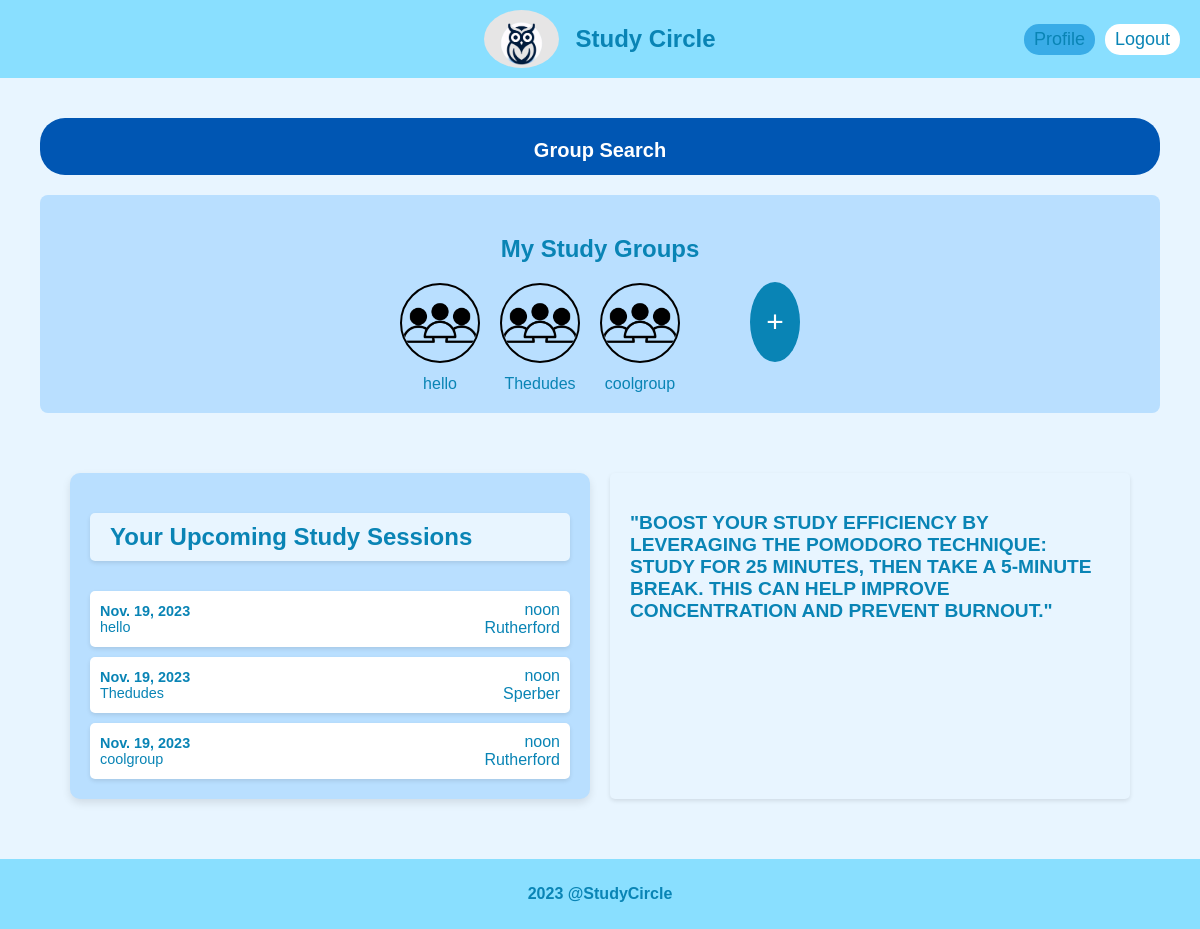
The app's page / (signed in) with its own data.
### groups/models.py (models this page shows, shortened)
class UserGroup(models.Model):
    user = models.ForeignKey(User, on_delete=models.CASCADE)
    group = models.ForeignKey(Group, on_delete=models.CASCADE)

class Group(models.Model):
    name = models.CharField(max_length=100)
    bio = models.TextField(verbose_name="Group Bio", blank=True)
    meeting_date = models.DateField(verbose_name="Meeting Date", default=datetime.date.today)
    meeting_time = models.TimeField(verbose_name="Meeting Time", default=datetime.time(12, 0))
    session_type = models.CharField(max_length=100, choices=SESSION_TYPE_CHOICES)
    dynamics = models.CharField(max_length=100, choices=GROUP_DYNAMICS_CHOICES)
    location = models.CharField(max_length=100, choices=LOCATION_CHOICES)

### core/views.py (the view)
# urls.py: path('', views.index, name='index'),
def index(request):
    if request.user.is_authenticated:
        user_groups = UserGroup.objects.filter(user=request.user).select_related('group')
        group_details = [{
            'name': ug.group.name,
            'meeting_date': ug.group.meeting_date,
            'meeting_time': ug.group.meeting_time,
            'location': ug.group.get_location_display(),
            'session_type': ug.group.get_session_type_display(),
            'dynamics': ug.group.get_dynamics_display()
        } for ug in user_groups]
    else:
        user_groups = []
        group_details = []
    return render(request, 'core/index.html', {
        'user_groups': user_groups,
        'group_details': group_details,
        'is_authenticated': request.user.is_authenticated  # Pass authentication status to the template
    })

### core/templates/core/index.html (shortened to what this page needs)
{% extends 'layout.html' %}
{% load static %}
{% block content %}
<div class="index-container">
    <div class="group-search primary-font" style="background-color: #0056b3; text-align: center; padding: 10px 20px; border-radius: 25px;">
        <a href="{% url 'groups:group_search' %}" style="color: white; text-decoration: none; font-size: 20px; font-weight: bold;">Group Search</a>
    </div>
    <div class="groups primary-font" style="background-color: #B9DFFF; display: flex; justify-content: center; align-items: center; flex-wrap: wrap; padding: 20px;">
        <h2 class="primary-font" style="flex-basis: 100%; text-align: center; margin-bottom: 20px;">My Study Groups</h2>
        <ul class="primary-font" style="padding: 0; list-style-type: none; display: flex; gap: 20px;">
            {% for user_group in user_groups %}
                <li style="text-align: center;">
                    <a href="{% url 'groups:group_detail' pk=user_group.group.pk %}" style="text-decoration: none; color: black;">
                        <img src="{% static 'images/group.png' %}" alt="{{ user_group.group.name }}" style="width: 80px; height: 80px; border: 2px solid black; border-radius: 50%; margin-bottom: 8px;">
                        <div class="primary-font">{{ user_group.group.name }}</div>
                    </a>
                </li>
            {% endfor %}
            <li style="align-items: center; margin-left: 50px; margin-top: 18px;">
                <a class="add-group" href="{% url 'groups:create_group' %}">
                    <div>
                        <span>+</span>
                    </div>
                </a>
            </li>
        </ul>
    </div>
    <div class="bottom-index" style="display: flex; justify-content: space-between; padding: 20px;">
        <div class="upcoming" style="flex-grow: 1; display: flex; flex-direction: column; gap: 10px;">
            <h2 class="primary-font" style="background-color: #E8F5FF; padding: 10px 20px; border-radius: 5px; box-shadow: 0 2px 4px rgba(0, 0, 0, 0.1);">Your Upcoming Study Sessions</h2>
            {% for group_detail in group_details %}
                <div style="background-color: white; padding: 10px; border-radius: 5px; box-shadow: 0 2px 4px rgba(0, 0, 0, 0.1); display: flex; align-items: center; justify-content: space-between; gap: 10px;">
                    <div style="font-size: 0.9em;" class="primary-font">
                        <strong>{{ group_detail.meeting_date }}</strong><br>
                        {{ group_detail.name }}
                    </div>
                    <div style="text-align: right;" class="primary-font">
                        {{ group_detail.meeting_time }}<br>
                        {{ group_detail.location }}
                    </div>
                </div>
            {% empty %}
                <div style="background-color: white; padding: 10px; border-radius: 5px; box-shadow: 0 2px 4px rgba(0, 0, 0, 0.1);">No upcoming study sessions.</div>
            {% endfor %}
        </div>
        <div class="quote primary-font" style="flex-grow: 1; padding: 20px; font-size: 1.2em; font-weight: bold; background-color: #E8F5FF; border-radius: 5px; box-shadow: 0 2px 4px rgba(0, 0, 0, 0.1);">
            <p>"BOOST YOUR STUDY EFFICIENCY BY LEVERAGING THE POMODORO TECHNIQUE: STUDY FOR 25 MINUTES, THEN TAKE A 5-MINUTE BREAK. THIS CAN HELP IMPROVE CONCENTRATION AND PREVENT BURNOUT."</p>
        </div>
    </div>
</div>
{% endblock %}

### static/css/common.css (style rules this page uses)
* { box-sizing: border-box; }
html, body { width: 100%; height: 100%; margin: 0; padding: 0; font-family: 'Arial', sans-serif; }
body { font-family: Arial, Helvetica, sans-serif; background-color: #E8F5FF; min-height: 100%; display: flex; flex-direction: column; margin: 0; }
a, a:visited { text-decoration: none; }
.primary-font { color: #0984B5; }
.index-container { display: flex; flex-direction: column; align-items: center; width: 100%; padding: 20px; box-sizing: border-box; }
.group-search { background-color: #E8F5FF; width: 100%; text-align: center; padding: 10px 0; margin-bottom: 20px; font-size: 32px; font-weight: 500; border-radius: 8px; }
.groups { display: flex; justify-content: center; align-items: center; background-color: #B9DFFF; width: 100%; margin-bottom: 20px; padding: 10px 0; border-radius: 8px; }
.add-group { display: flex; align-items: center; justify-content: center; width: 50px; height: 50px; background-color: #B9DFFF; border-radius: 50%; color: white; font-size: 24px; text-decoration: none; }
.bottom-index { display: flex; justify-content: space-between; width: 100%; margin-top: 20px; }
.upcoming, .quote { flex: 1; background-color: #B9DFFF; padding: 20px; margin: 0 10px; border-radius: 10px; box-shadow: 0 4px 8px rgba(0, 0, 0, 0.1); }
.groups ul { padding: 0; }
.groups ul li { list-style: none; }
a, a:visited { color: #0984B5; text-decoration: none; }
.groups { display: flex; flex-direction: column; justify-content: center; align-items: center; background-color: #B9DFFF; width: 100%; margin-bottom: 20px; padding: 10px 0; border-radius: 8px; }
.add-group { width: 50px; height: 50px; background-color: #B9DFFF; border-radius: 50%; color: white; font-size: 24px; text-decoration: none; }
.groups ul { padding: 0; margin: 0; list-style: none; }
.add-group { text-decoration: none; }
.add-group div { width: 80px; height: 80px; border-radius: 50%; background-color: #0984B5; display: flex; justify-content: center; align-items: center; margin-bottom: 8px; }
.add-group span { font-size: 30px; color: white; }

### records on screen
UserGroup: group.name "hello"
UserGroup: group.name "Thedudes"
UserGroup: group.name "coolgroup"
Group: meeting_date "Nov. 19, 2023", name "hello", meeting_time "noon"
Group: meeting_date "Nov. 19, 2023", name "Thedudes", meeting_time "noon"
Group: meeting_date "Nov. 19, 2023", name "coolgroup", meeting_time "noon"

### other values on screen
{{ group_detail.location }} "Rutherford" "Sperber" "Rutherford"
